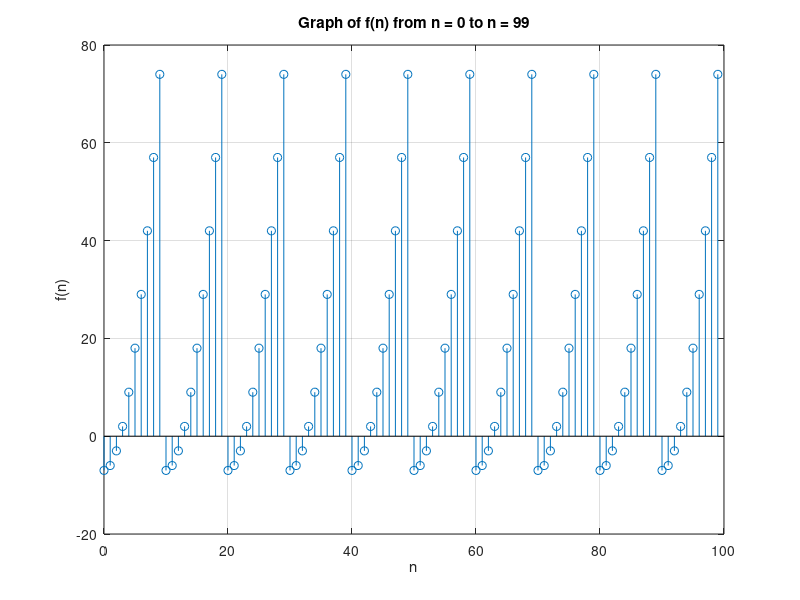

Here is the MATLAB script that generated this plot:
%Initialize the value of the function f from n =0 to n =99
n = 0:99;
f = n.^2 - 7;
% Create a range of values from 1 to 100 and store it to m
% it will serve as the index checker for f 
for m = 1:100
    if m <= 10 % if the index of f is less than or equal to 10
        f(m) = f(m); % calls the value of f either when n = 0 to n = 9, the first set of values that satisfies the first equation
    elseif m >= 11 % if the index of f is greather than or equal to 11
        a = m; % store m to a
        while a>10 % this evaluates the function when n persists to be greather than 10
            a = a-10; % subtract 10 from a and the while loop starts over until a becomes <= 10
        end
        if a <= 10 % the value of a will serve as n
            f(m) = f(a); % evaluate the function f when n = a and will be stored to f at index m
        end
    end
end

% plot the function of f from n = 0 to n = 99 using stem() function
stem(n,f)
% turn on grid lines
grid on 
% label the graph 
xlabel 'n'; ylabel 'f(n)'
title 'Graph of f(n) from n = 0 to n = 99'